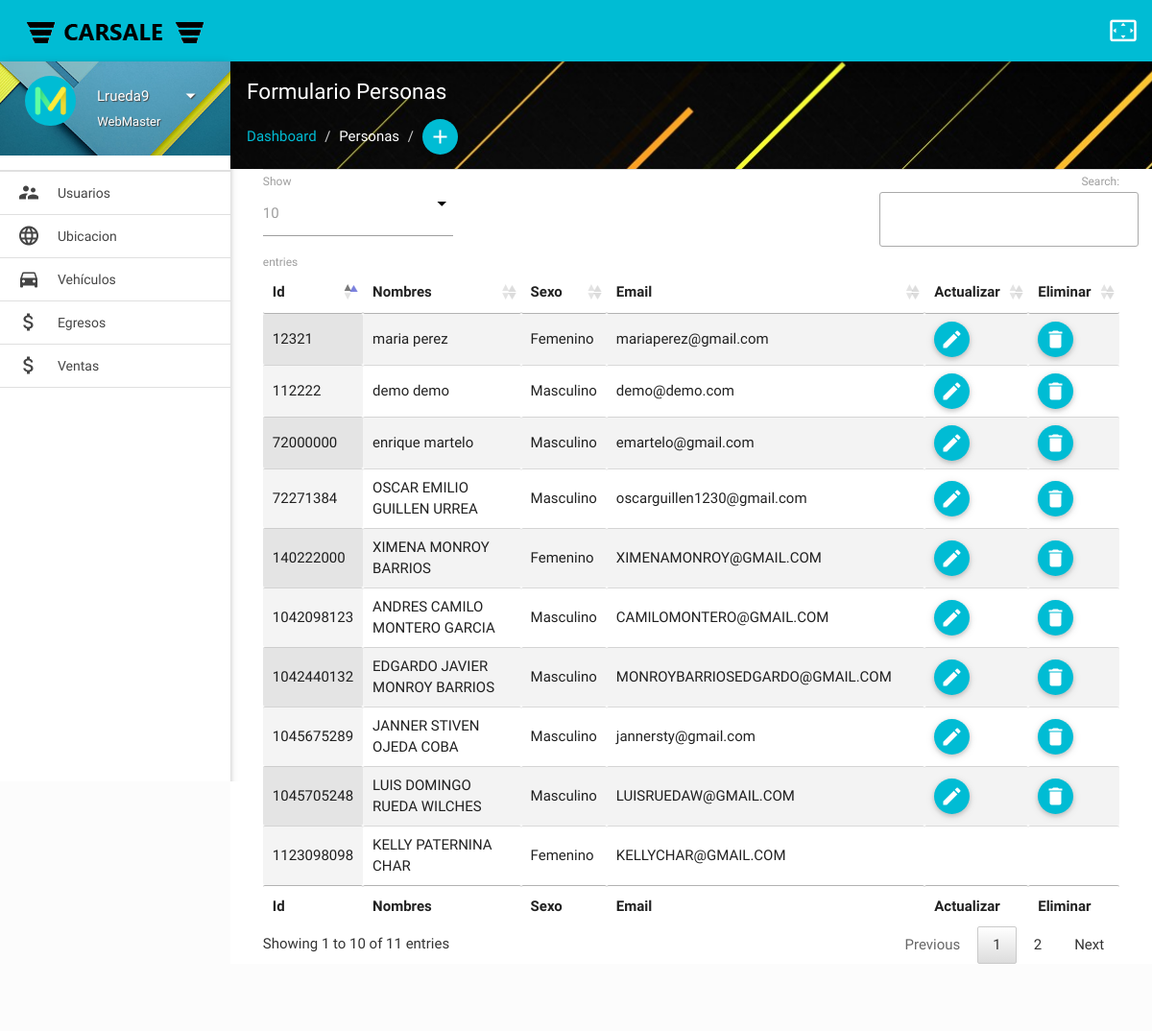
/Code/index.php?action=Persona (signed in), run on the app's committed database.
### tables this page shows
CREATE TABLE `persona` (
  `id` varchar(15) NOT NULL,
  `nombres` varchar(45) NOT NULL,
  `apellidos` varchar(45) NOT NULL,
  `sexo` tinyint(1) NOT NULL,
  `email` varchar(50) NOT NULL,
  `direccion` varchar(45) NOT NULL,
  `barrio` varchar(45) NOT NULL,
  `ciudad` bigint(20) NOT NULL
);

### Code/modelo/Persona/Modelo.php (called while the page is built, shortened)
<?php
class Persona_Model{
	public $conexion;
	public function __CONSTRUCT(){
		try{
			$this->conexion = new conexion();
		}catch(Exception $e){
			die($e->getMessage());
		}
	}
	public function Listar(){
		try{
			$result = array();
			$stm = $this->conexion->prepare("SELECT
							  persona.id,
							  concat(persona.nombres, ' ', persona.apellidos) AS nombres,
							  persona.sexo,
							  persona.email,
							  persona.direccion,
							  persona.barrio,
							  concat(ciudad.det,' - ',departamento.det) AS ciudad
							FROM
							  persona
							  INNER JOIN ciudad ON (persona.ciudad = ciudad.id)
							  INNER JOIN departamento ON (ciudad.depto = departamento.id)");
			$stm->execute();
			foreach($stm->fetchAll(PDO::FETCH_OBJ) as $r){
				$almPersona = new Persona();
				$almPersona->__SET('id', $r->id);
				$almPersona->__SET('nombres', $r->nombres);
				$almPersona->__SET('sexo', $r->sexo);
				$almPersona->__SET('email', $r->email);
				$almPersona->__SET('direccion', $r->direccion);
				$almPersona->__SET('barrio', $r->barrio);
				$almPersona->__SET('ciudad', $r->ciudad);
				$result[] = $almPersona;
			}
			return $result;
		} catch(Exception $e){
			die($e->getMessage());
		}
	}
}
?>

### Code/modelo/Persona/Entidad.php (called while the page is built, shortened)
<?php
class Persona{
	public function __GET($k){ return $this->$k; }
	public function __SET($k, $v){ return $this->$k = $v; }
}
?>

### Code/views/Formularios/Persona/index.php (the view, shortened to what this page needs)
<link href="http://cdn.datatables.net/1.10.6/css/jquery.dataTables.min.css" type="text/css" rel="stylesheet" media="screen,projection">
<link href="estilos/dashboard/css/prism.css" type="text/css" rel="stylesheet" media="screen,projection">
<link href="estilos/dashboard/js/plugins/data-tables/css/jquery.dataTables.min.css" type="text/css" rel="stylesheet" media="screen,projection">
<link href="estilos/rutas.css" type="text/css" rel="stylesheet" media="screen,projection">
<?php include 'views/Dashboard/Header.php';?>
<div id="main">
  <div class="wrapper">
    <?php include 'views/Dashboard/AsideLateral.php';?>
    <section id="content" class="white">
      <div id="titulos" id="breadcrumbs-wrapper" class=" grey lighten-3">
        <div class="container">
          <div class="row">
            <div class="col s12 m12 l12">
              <h5 id="white" class="breadcrumbs-title">Formulario Personas</h5>
              <ol class="breadcrumb">
                <li><a href="?action=webmaster">Dashboard</a></li>
                <li id="white" class="active">Personas</li>
                <li><a href="?action=Form_Persona_Insertar" class="btn-floating btn-small waves-effect waves-light cyan"><i class="mdi-content-add"></i></a></li>
              </ol>
            </div>
          </div>
        </div>
      </div>
      <div class="container">
        <div class="section container">
          <div class="divider"></div>
          <div id="input-fields">
            <table id="data-table-simple" class="responsive-table display" cellspacing="0">
              <thead>
                <tr>
                  <th>Id</th>
                  <th>Nombres</th>
                  <th>Sexo</th>
                  <th>Email</th>
                  <th>Actualizar</th>
                  <th>Eliminar</th>
                </tr>
              </thead>
              <tfoot>
                <tr>
                  <th>Id</th>
                  <th>Nombres</th>
                  <th>Sexo</th>
                  <th>Email</th>
                  <th>Actualizar</th>
                  <th>Eliminar</th>
                </tr>
              </tfoot>
              <tbody>
                <?php foreach($modelPersona->Listar() as $r): ?>
                  <tr>
                    <td><?php echo $r->__GET('id'); ?></td>
                    <td><?php echo $r->__GET('nombres'); ?></td>
                    <td>
                      <?php
                        if($r->__GET('sexo')==1){
                          echo 'Masculino';
                        } else{
                          echo 'Femenino';
                        }
                      ?>
                    </td>
                    <td><?php echo $r->__GET('email'); ?></td>
                    <td>
                      <form action="?action=Form_Persona_Actualizar" method="post">
                          <button type="submit" class="btn-floating btn-small waves-effect waves-light cyan"><i class="mdi-editor-mode-edit"></i></button>
                        </form>
                    </td>
                    <td>
                    <form action="?action=<?php echo 'Persona_eliminar'; ?>" method="post">
                      <button type="submit" class="btn-floating btn-small waves-effect waves-light cyan"><i class="mdi-action-delete"></i></button>
                    </form>
                    </td>
                  </tr>
                <?php endforeach; ?>
              </tbody>
            </table>
          </div>
        </div>
      </div>
    </section>
  </div>
</div>
<?php include 'views/Dashboard/Footer.php';?>

### Code/estilos/dashboard/css/style.css (style rules this page uses)
body { background-color: #fcfcfc; }
#main, footer { padding-left: 240px; }
.container { padding: 0 0.5rem; margin: 0 auto; max-width: 100% !important; width: 98%; }
#content .container .row { margin-bottom: 0; }
@media only screen and (min-width: 601px) { .container { width: 98%; } }
@media only screen and (min-width: 993px) { .container { width: 98%; } }
.breadcrumb { padding: 0px; margin: 15px 0px; list-style: none; }
.breadcrumbs-title { font-size: 1.5rem; line-height: 1.804rem; margin: 18px 0px 0px 0px; }
.breadcrumb > li { display: inline-block; }
.breadcrumb a { color: #00bcd4; }
.breadcrumb .active { font-weight: normal; color: #999; }
.breadcrumb > li + li:before { padding: 0 5px; color: #ccc; content: "/\00a0"; }
#flotchart td, th { padding: 5px; }

### Code/estilos/rutas.css (style rules this page uses)
#titulos { background: url(../images/rutas.jpg) no-repeat center center fixed; -webkit-background-size: cover; -moz-background-size: cover; -o-background-size: cover;background-size: cover; }
#white { color: white; }

### data on the page
persona: __GET "1042098123", __GET "ANDRES CAMILO MONTERO GARCIA", shows "Masculino", __GET "CAMILOMONTERO@GMAIL.COM"
persona: __GET "1042440132", __GET "EDGARDO JAVIER MONROY BARRIOS", shows "Masculino", __GET "MONROYBARRIOSEDGARDO@GMAIL.COM"
persona: __GET "1045675289", __GET "JANNER STIVEN OJEDA COBA", shows "Masculino", __GET "jannersty@gmail.com"
persona: __GET "1045705248", __GET "LUIS DOMINGO RUEDA WILCHES", shows "Masculino", __GET "LUISRUEDAW@GMAIL.COM"
persona: __GET "112222", __GET "demo demo", shows "Masculino", __GET "demo@demo.com"
persona: __GET "1123098098", __GET "KELLY PATERNINA CHAR", shows "Femenino", __GET "KELLYCHAR@GMAIL.COM"
persona: __GET "12321", __GET "maria perez", shows "Femenino", __GET "mariaperez@gmail.com"
persona: __GET "140222000", __GET "XIMENA MONROY BARRIOS", shows "Femenino", __GET "XIMENAMONROY@GMAIL.COM"
persona: __GET "72000000", __GET "enrique martelo", shows "Masculino", __GET "emartelo@gmail.com"
persona: __GET "72271384", __GET "OSCAR EMILIO GUILLEN URREA", shows "Masculino", __GET "oscarguillen1230@gmail.com"

### other printed values
$_SESSION['username'] "Lrueda9"
